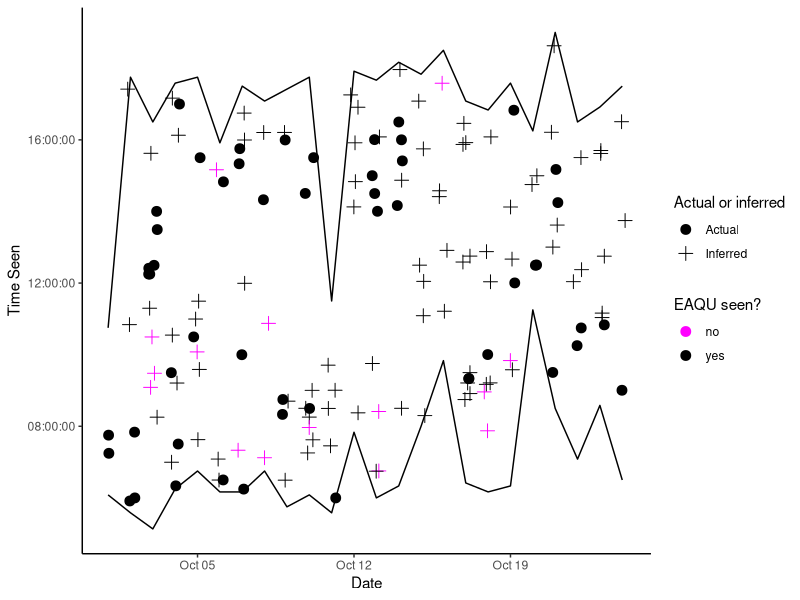
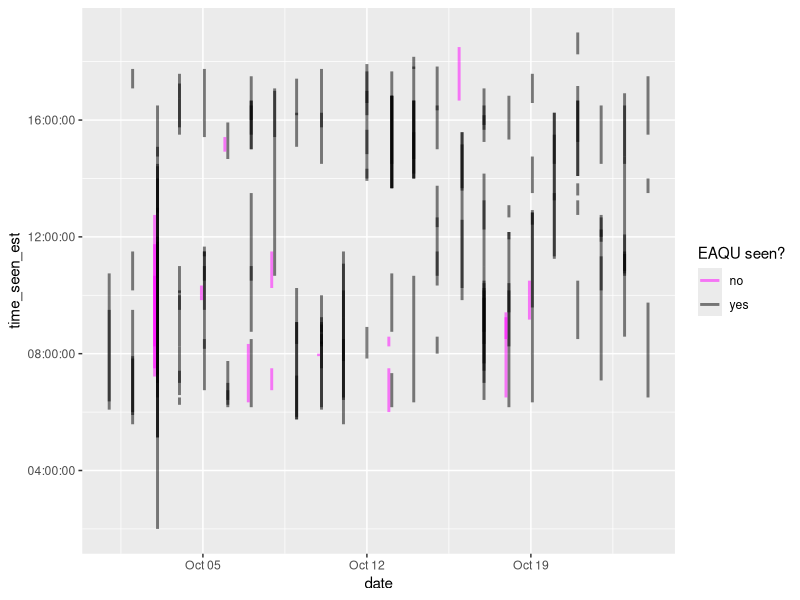
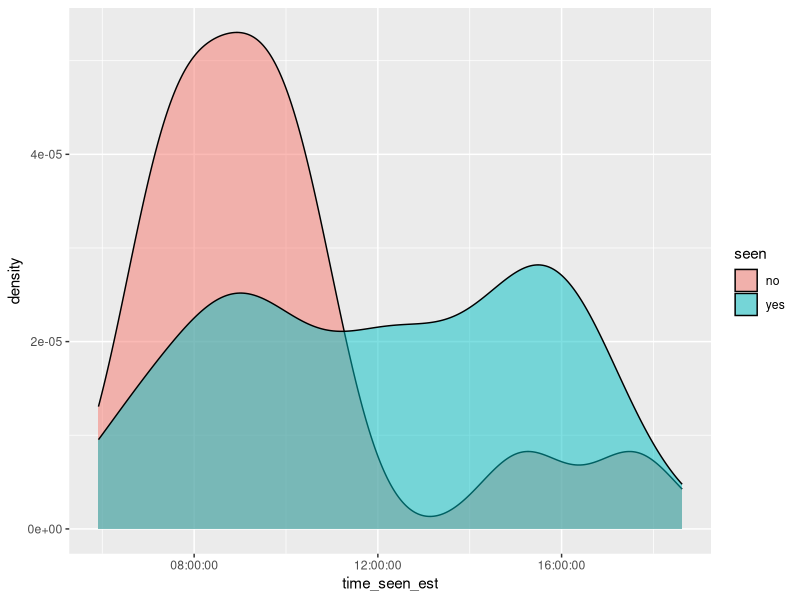

The R script that drew these images, in order:
# Plot times of observations
# Jeffrey C. Oliver
# jcoliver@email.arizona.edu
# 2020-10-13

rm(list = ls())

################################################################################
library(tidyverse)
library(lubridate)
library(hms)

eaqu <- readr::read_csv(file = "data/eaqu.csv")

# Some don't have times of actual observation, only start/end; will need to get
# midpoints as estimates
# Start with half the duration of the observation perioe
timespan <- difftime(time1 = eaqu$end, time2 = eaqu$start)/2

# Midpoint datetime, because just adding minutes isn't easy (possible?)
midpoint <- as.POSIXct(x = paste0(eaqu$date, " ", eaqu$start)) + as.difftime(timespan, units = "mins")

# start_datetime <- as_datetime(paste0(eaqu$date, " ", eaqu$start),
#                               tz = "MST")
# end_datetime <- as_datetime(paste0(eaqu$date, " ", eaqu$end),
#                               tz = "MST")
# period(end_datetime - start_datetime)

# Extract just the time of day from that midpoint
midpoint_times <- midpoint %>%
  str_split(" ") %>%
  map_chr(2) %>%
  as_hms()

eaqu$midpoint_times <- midpoint_times

eaqu <- eaqu %>%
  mutate(time_estimate = if_else(is.na(time_seen), "Inferred", "Actual")) %>%
  mutate(time_estimate = factor(time_estimate, levels = c("Actual", "Inferred"))) %>%
  mutate(time_seen_est = if_else(is.na(time_seen), midpoint_times, time_seen))

# Getting first and last observation times for each day for envelope
obs_times <- eaqu %>%
  group_by(date) %>%
  summarize(earliest = as_hms(min(start)),
            latest = as_hms(max(end))) %>%
  pivot_longer(cols = -date,
               names_to = "period",
               values_to = "time")

# Plot points
# Also want min/max to show observation window of each day
ggplot(data = eaqu, mapping = aes(x = date,
                                  y = time_seen_est)) +
  geom_line(data = obs_times,
            mapping = aes(x = date,
                          y = time,
                          group = period)) +
  geom_jitter(width = 0.2, mapping = aes(group = seen,
                                          color = seen,
                                          shape = time_estimate),
              size = 3) +
  scale_shape_manual(name = "Actual or inferred",
                     values = c(19, 3)) +
  scale_color_manual(name = "EAQU seen?",
                       values = c("#FF00FF", "#000000")) +
  xlab(label = "Date") +
  ylab(label = "Time Seen") +
  theme_classic()

# Plotting just start/end times as vertical lines
ggplot(data = eaqu, mapping = aes(x = date,
                                  y = time_seen_est)) +
  geom_errorbar(mapping = aes(ymin = start,
                              ymax = end,
                              color = seen),
                width = 0.0, # gets rid of horizonal lines
                alpha = 0.5,
                size = 1,
                position = position_dodge(width = 0.25)) +
  scale_color_manual(name = "EAQU seen?",
                     values = c("#FF00FF", "#000000"))

# Density plot of times seen
ggplot(data = eaqu, mapping = aes(x = time_seen_est,
                                  fill = seen)) +
  geom_density(alpha = 0.5)
